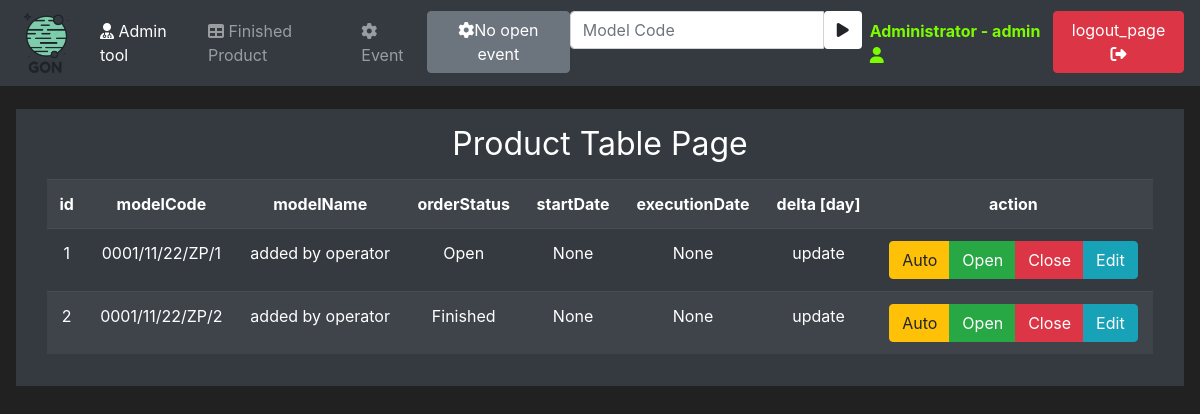
The app's page /productTable (signed in), older data.
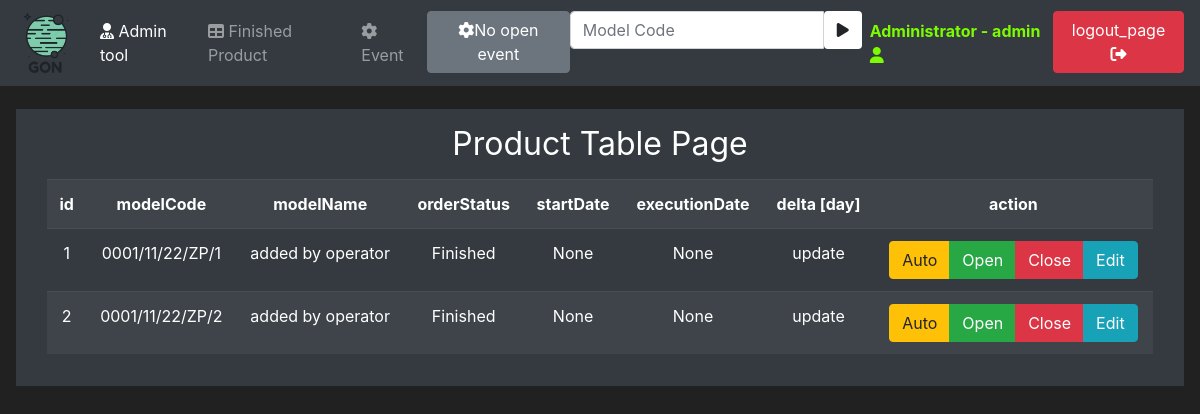
The same page, newer data.
### mainApp/models/product.py (models this page shows, shortened)
class Product(db.Model):
    id = db.Column(db.Integer, primary_key=True)
    modelCode = db.Column(db.String(20), unique=True)
    modelName = db.Column(db.String(20))
    orderStatus = db.Column(db.String(20))
    startDate = db.Column(db.Integer)
    executionDate = db.Column(db.Integer)

### mainApp/products/products.py (the view, shortened to what this page needs)
@app.route('/productTable', methods=['GET', 'POST'])
@login_required
def product_table_page():
    productCloseStatusForm = ProductCloseStatusForm()
    productOpenStatusForm = ProductOpenStatusForm()
    productAutoStatusForm = ProductAutoStatusForm()
    productEditForm = ProductEditForm()
    products = Product.query.all()
    for product in products:
        product.delta = "update"
        if product.startDate:
            product.delta = round(
                (product.executionDate - product.startDate)/86400, 1)
            product.startDate = datetime.fromtimestamp(product.startDate)
            product.executionDate = datetime.fromtimestamp(
                product.executionDate)
        else:
            product.delta = "update"
    openEvents = openEventsCounter()
    return render_template('productTable.html', products=products, productOpenStatusForm=productOpenStatusForm, productCloseStatusForm=productCloseStatusForm, productAutoStatusForm=productAutoStatusForm, productEditForm=productEditForm, openEvents=openEvents)

### mainApp/products/forms.py
class ProductCloseStatusForm(FlaskForm):
    submit = SubmitField(label="Set Close Status")

class ProductOpenStatusForm(FlaskForm):
    submit = SubmitField(label="Set Open Status")

### mainApp/events/events.py (called while the page is built)
def openEventsCounter():
    openEventCounter = 0
    activEventsList = Event.query.filter(Event.endDate == None)
    for activEventList in activEventsList:
        openEventCounter += 1
    return openEventCounter

### mainApp/models/user.py (called while the page is built)
@login_manager.user_loader
def load_user(user_id):
    return User.query.get(int(user_id))

### mainApp/templates/productTable.html (shortened to what this page needs)
{% extends 'base.html' %}
{% block content %}
<div class="text-center">
    <h1 class="h2 mb-3 font-weight-normal">{{ _('Product Table Page')}}</h1>
    <div class="container">
        <div class="table-responsive">
            <table class="table table-striped table-dark" style="width: 100%">
                <tr>
                    <th>id</th>
                    <th>modelCode</th>
                    <th>modelName</th>
                    <th>orderStatus</th>
                    <th>startDate</th>
                    <th>executionDate</th>
                    <th>delta [day]</th>
                    <th>action</th>
                </tr>
                {% for product in products %}
                <tr>
                    <td>{{product.id}}</td>
                    <td>{{product.modelCode}}</td>
                    <td>{{product.modelName}}</td>
                    <td>{{product.orderStatus}}</td>
                    <td>{{product.startDate}}</td>
                    <td>{{product.executionDate}}</td>
                    <td>{{product.delta}}</td>
                    <td>
                        <div class="btn-group">
                        <button class="btn btn-outline btn-warning" data-toggle="modal"
                            data-target="#Modal-Auto-{{product.id}}">Auto </button>
                        <button class="btn btn-outline btn-success" data-toggle="modal"
                            data-target="#Modal-Open-{{product.id}}">Open</button>
                        <button class="btn btn-outline btn-danger" data-toggle="modal"
                            data-target="#Modal-Close-{{product.id}}">Close</button>
                        <button class="btn btn-outline btn-info" data-toggle="modal"
                            data-target="#Modal-Edit-{{product.id}}">Edit </button>
                        </div>
                    </td>
                </tr>
                {% endfor %}
            </table>
        </div>
    </div>
</div>
{% endblock %}

Row changes from the older to the newer data that the page shows:
changed Product "0001/11/22/ZP/1": orderStatus "Open" → "Finished"
